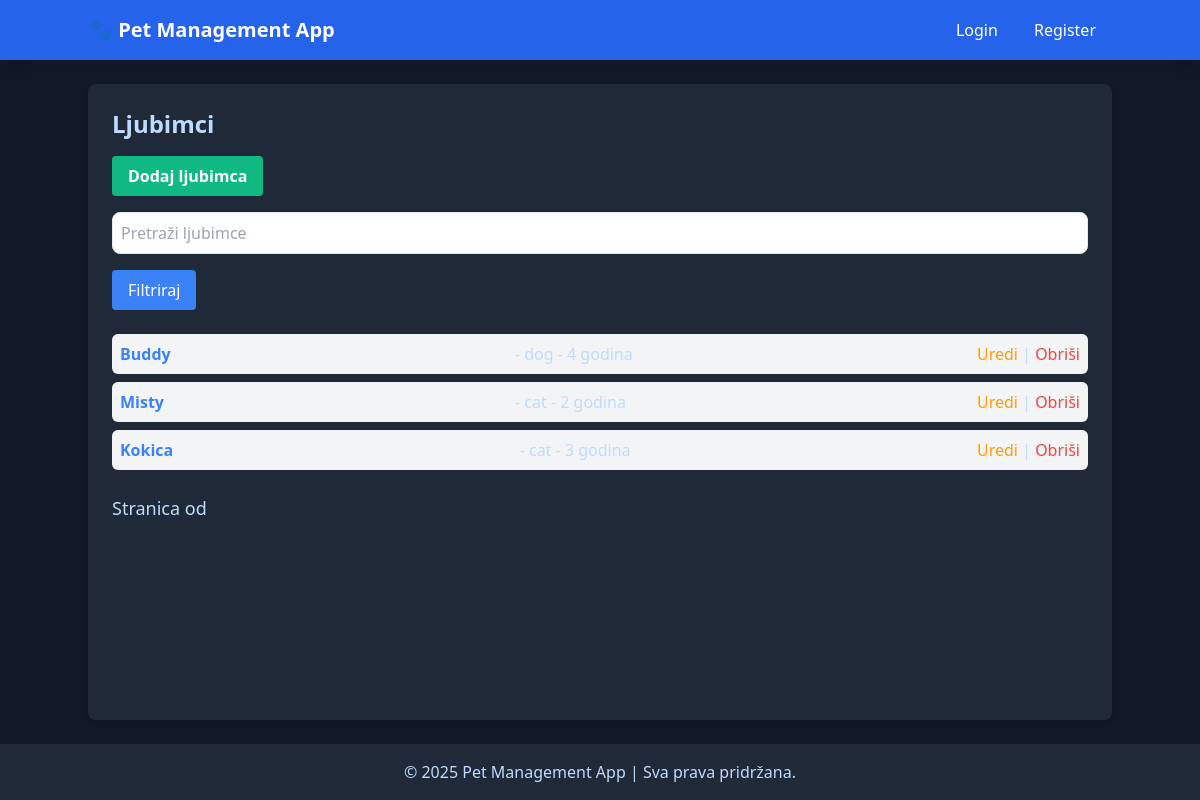
The app's page /pets/, older data.
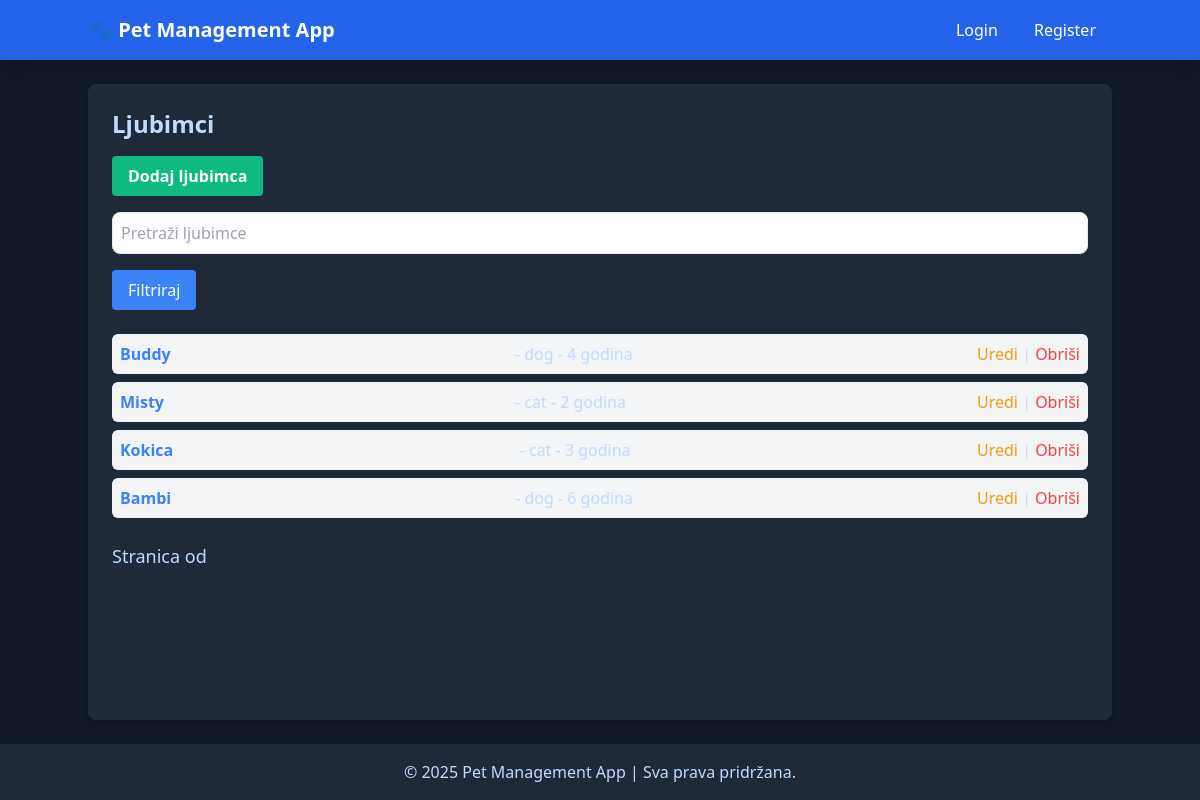
The same page, newer data.
### pets/models.py (models this page shows, shortened)
class Pet(models.Model):
    name = models.CharField(max_length=100)
    species = models.CharField(max_length=50, choices=[
        ('pas', 'Pas'),
        ('mačka', 'Mačka'),
        ('ptica', 'Ptica'),
        ('drugo', 'Drugo'),
    ])
    breed = models.CharField(max_length=100, blank=True, null=True)
    age = models.PositiveIntegerField()
    owner_name = models.CharField(max_length=100)
    owner_contact = models.CharField(max_length=15)

### pets/views.py (the view)
# urls.py: path('pets/', PetListView.as_view(), name='pet_list'),
class PetListView(ListView):
    model = Pet
    template_name = 'pets/pet_list.html'
    context_object_name = 'pets'
    paginate_by = 10
    def get_queryset(self):
        queryset = Pet.objects.all()
        query = self.request.GET.get('q', '')
        if query:
            queryset = queryset.filter(name__icontains=query)
        return queryset

### pets/templates/pets/pet_list.html (shortened to what this page needs)
{% extends 'base.html' %}
{% block content %}
<h1 class="text-2xl font-bold mb-4">Ljubimci</h1>
<a href="{% url 'pet_create' %}" class="bg-green-500 hover:bg-green-700 text-white font-bold py-2 px-4 rounded mb-4 inline-block">
    Dodaj ljubimca
</a>
<form method="get" action="{% url 'pet_list' %}" class="space-y-4 mb-6">
    <input type="text" name="q" placeholder="Pretraži ljubimce" value="{{ request.GET.q }}" class="border rounded-lg p-2 w-full">
    <button type="submit" class="bg-blue-500 text-white py-2 px-4 rounded hover:bg-blue-700">Filtriraj</button>
</form>
<ul class="space-y-2 mb-6">
    {% for pet in pets %}
        <li class="p-2 bg-gray-100 rounded-md flex justify-between items-center">
            <a href="{% url 'pet_detail' pet.pk %}" class="text-blue-500 font-semibold hover:underline">
                {{ pet.name }}
            </a> - {{ pet.species }} - {{ pet.age }} godina
            <div>
                <a href="{% url 'pet_update' pet.pk %}" class="text-yellow-500 hover:underline">Uredi</a> |
                <a href="{% url 'pet_delete' pet.pk %}" class="text-red-500 hover:underline">Obriši</a>
            </div>
        </li>
    {% empty %}
        <li class="text-gray-500">Nema dostupnih ljubimaca.</li>
    {% endfor %}
</ul>
<div class="pagination">
    <span class="current text-lg">Stranica {{ pets.number }} od {{ pets.paginator.num_pages }}</span>
</div>
{% endblock %}

Row changes from the older to the newer data that the page shows:
added Pet: name "Bambi", species "dog", age "6"
